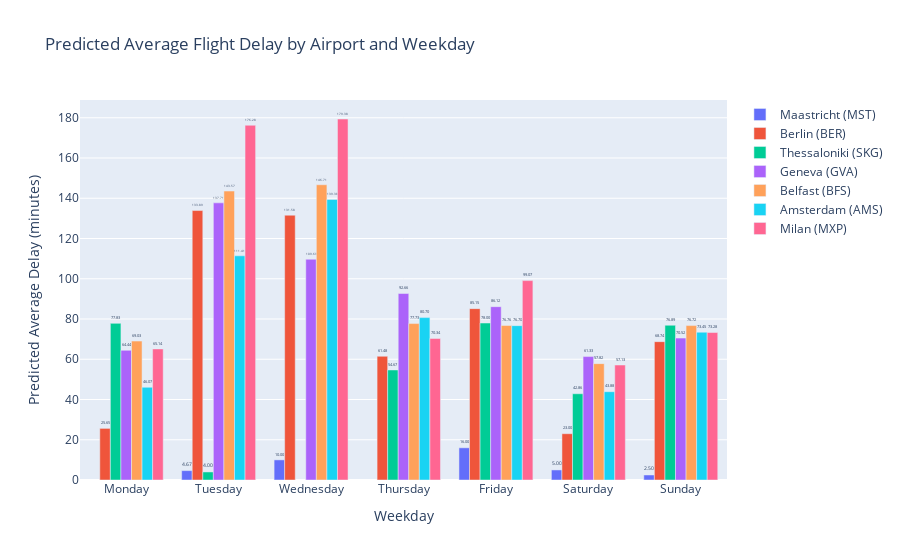

Notebook code cell kept with this figure:
### Code cell
import pandas as pd
import numpy as np
import plotly.graph_objects as go

# Extract relevant columns
arrival = arrivals[['DATE', 'FROM', 'Minute']]

# Convert DATE to datetime
arrival['DATE'] = pd.to_datetime(arrival['DATE'])

# Add a 'Weekday' column
arrival['Weekday'] = arrival['DATE'].dt.day_name()

# Group the data by airport and weekday
data_grouped = arrival.groupby(['FROM', 'Weekday'])['Minute']

# Define prior distributions
mu_0 = 0  # Prior mean for normal distribution
sigma_0 = 1  # Prior standard deviation for normal distribution
alpha_0 = 1  # Prior shape parameter for gamma distribution
beta_0 = 1  # Prior rate parameter for gamma distribution

# Iterate over each airport-weekday combination
predictions = {}
for key, delays in data_grouped:
    airport, weekday = key
    
    # Calculate sufficient statistics
    n = len(delays)
    y_bar = delays.mean()
    s_sq = np.sum((delays - y_bar)**2)
    
    # Calculate posterior parameters
    mu_n = (mu_0 + n*y_bar) / (1 + n)
    sigma_n_sq = (1 + n*s_sq + n*mu_0*2 - (1 + n)*mu_n*2) / (alpha_0 + n/2)
    alpha_n = alpha_0 + n/2
    beta_n = beta_0 + 0.5*(n*s_sq + n*mu_0*2 - (1 + n)*mu_n*2) / sigma_n_sq
    
    # Calculate predicted delay time
    predicted_delay = mu_n
    
    # Store prediction
    predictions[(airport, weekday)] = predicted_delay

# Prepare data for plotting
plot_data = []
plot_text = []
for airport in ['Maastricht (MST)', 'Berlin (BER)', 'Thessaloniki (SKG)', 'Geneva (GVA)', 'Belfast (BFS)', 'Amsterdam (AMS)', 'Milan (MXP)']:
    airport_data = []
    airport_text = []
    for weekday in ['Monday', 'Tuesday', 'Wednesday', 'Thursday', 'Friday', 'Saturday', 'Sunday']:
        if (airport, weekday) in predictions:
            airport_data.append(predictions[(airport, weekday)])
            airport_text.append(f"{predictions[(airport, weekday)]:.2f}")
        else:
            airport_data.append(np.nan)
            airport_text.append("")
    plot_data.append(airport_data)
    plot_text.append(airport_text)

# Create a Plotly bar chart
fig = go.Figure(data=[
    go.Bar(name=airport, x=['Monday', 'Tuesday', 'Wednesday', 'Thursday', 'Friday', 'Saturday', 'Sunday'], y=airport_data, text=airport_text)
    for airport, airport_data, airport_text in zip(['Maastricht (MST)', 'Berlin (BER)', 'Thessaloniki (SKG)', 'Geneva (GVA)', 'Belfast (BFS)', 'Amsterdam (AMS)', 'Milan (MXP)'], plot_data, plot_text)
])
fig.update_traces(textposition='outside')
fig.update_layout(barmode='group', title='Predicted Average Flight Delay by Airport and Weekday', xaxis_title='Weekday', yaxis_title='Predicted Average Delay (minutes)')
fig.show()

### Figure 1 — Plotly figure (JSON) as saved in the notebook; plotly's stock layout.template omitted (floating-point values rounded to 4 significant figures)
{"data": [{"name": "Maastricht (MST)", "text": ["", "4.67", "10.00", "", "16.00", "5.00", "2.50"], "textposition": "outside", "type": "bar", "x": ["Monday", "Tuesday", "Wednesday", "Thursday", "Friday", "Saturday", "Sunday"], "y": [null, 4.667, 10, null, 16, 5, 2.5]}, {"name": "Berlin (BER)", "text": ["25.65", "133.89", "131.58", "61.48", "85.15", "23.00", "68.74"], "textposition": "outside", "type": "bar", "x": ["Monday", "Tuesday", "Wednesday", "Thursday", "Friday", "Saturday", "Sunday"], "y": [25.65, 133.9, 131.6, 61.48, 85.15, 23, 68.74]}, {"name": "Thessaloniki (SKG)", "text": ["77.83", "4.00", "", "54.67", "78.00", "42.86", "76.89"], "textposition": "outside", "type": "bar", "x": ["Monday", "Tuesday", "Wednesday", "Thursday", "Friday", "Saturday", "Sunday"], "y": [77.83, 4, null, 54.67, 78, 42.86, 76.89]}, {"name": "Geneva (GVA)", "text": ["64.44", "137.71", "109.69", "92.66", "86.12", "61.33", "70.52"], "textposition": "outside", "type": "bar", "x": ["Monday", "Tuesday", "Wednesday", "Thursday", "Friday", "Saturday", "Sunday"], "y": [64.44, 137.7, 109.7, 92.66, 86.12, 61.33, 70.52]}, {"name": "Belfast (BFS)", "text": ["69.03", "143.57", "146.71", "77.73", "76.76", "57.82", "76.72"], "textposition": "outside", "type": "bar", "x": ["Monday", "Tuesday", "Wednesday", "Thursday", "Friday", "Saturday", "Sunday"], "y": [69.03, 143.6, 146.7, 77.73, 76.76, 57.82, 76.72]}, {"name": "Amsterdam (AMS)", "text": ["46.07", "111.41", "139.38", "80.70", "76.70", "43.88", "73.45"], "textposition": "outside", "type": "bar", "x": ["Monday", "Tuesday", "Wednesday", "Thursday", "Friday", "Saturday", "Sunday"], "y": [46.07, 111.4, 139.4, 80.7, 76.7, 43.88, 73.45]}, {"name": "Milan (MXP)", "text": ["65.14", "176.28", "179.38", "70.34", "99.07", "57.13", "73.28"], "textposition": "outside", "type": "bar", "x": ["Monday", "Tuesday", "Wednesday", "Thursday", "Friday", "Saturday", "Sunday"], "y": [65.14, 176.3, 179.4, 70.34, 99.07, 57.13, 73.28]}], "layout": {"barmode": "group", "title": {"text": "Predicted Average Flight Delay by Airport and Weekday"}, "xaxis": {"title": {"text": "Weekday"}}, "yaxis": {"title": {"text": "Predicted Average Delay (minutes)"}}}}
